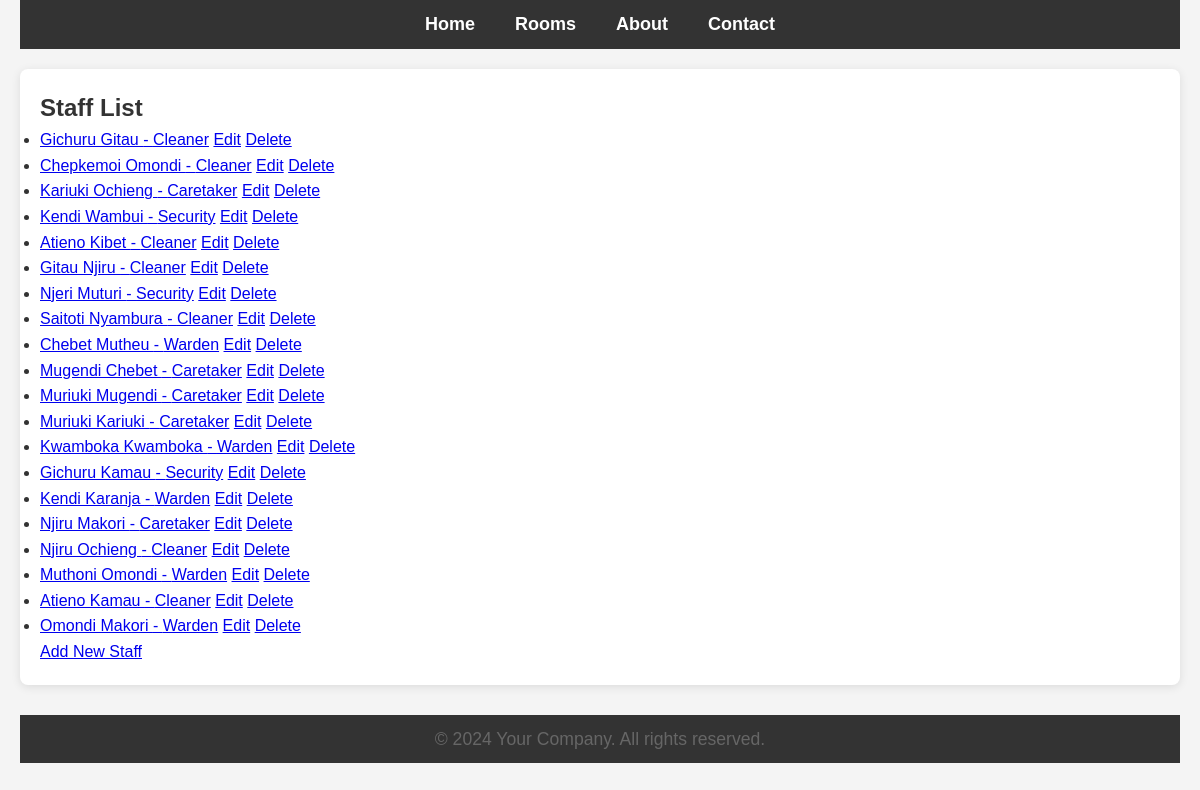
Page /staff/ on the committed database.
### main/models.py (models this page shows, shortened)
class Staff(models.Model):
    ROLE_CHOICES = [
        ('Warden', 'Warden'),
        ('Caretaker', 'Caretaker'),
        ('Cleaner', 'Cleaner'),
        ('Security', 'Security'),
    ]
    name = models.CharField(max_length=100)
    email = models.EmailField(unique=True)
    phone_number = models.CharField(max_length=15)
    role = models.CharField(max_length=20, choices=ROLE_CHOICES)
    hostel = models.ForeignKey(Hostel, on_delete=models.CASCADE)

### main/views.py (the view)
# urls.py: path('staff/', views.staff_list, name='staff_list'),
def staff_list(request):
    staff_members = Staff.objects.all()
    return render(request, 'staff/list.html', {'staff_members': staff_members})

### templates/staff/list.html
{% extends "base.html" %}
{% block content %}
  <h2>Staff List</h2>
  <ul>
    {% for staff in staff_members %}
      <li>
        <a href="{% url 'staff_detail' staff.id %}">{{ staff.name }} - {{ staff.role }}</a>
        <a href="{% url 'update_staff' staff.id %}">Edit</a>
        <a href="{% url 'delete_staff' staff.id %}">Delete</a>
      </li>
    {% endfor %}
  </ul>
  <a href="{% url 'create_staff' %}">Add New Staff</a>
{% endblock %}

### static/css/styles.css (style rules this page uses)
* { margin: 0; padding: 0; box-sizing: border-box; }
body { font-family: Arial, sans-serif; line-height: 1.6; background-color: #f4f4f4; color: #333; padding: 0 20px; }

### rows in the picture
Staff: name "Gichuru Gitau", role "Cleaner"
Staff: name "Chepkemoi Omondi", role "Cleaner"
Staff: name "Kariuki Ochieng", role "Caretaker"
Staff: name "Kendi Wambui", role "Security"
Staff: name "Atieno Kibet", role "Cleaner"
Staff: name "Gitau Njiru", role "Cleaner"
Staff: name "Njeri Muturi", role "Security"
Staff: name "Saitoti Nyambura", role "Cleaner"
Staff: name "Chebet Mutheu", role "Warden"
Staff: name "Mugendi Chebet", role "Caretaker"
Staff: name "Muriuki Mugendi", role "Caretaker"
Staff: name "Muriuki Kariuki", role "Caretaker"
Staff: name "Kwamboka Kwamboka", role "Warden"
Staff: name "Gichuru Kamau", role "Security"
Staff: name "Kendi Karanja", role "Warden"
Staff: name "Njiru Makori", role "Caretaker"
Staff: name "Njiru Ochieng", role "Cleaner"
Staff: name "Muthoni Omondi", role "Warden"
Staff: name "Atieno Kamau", role "Cleaner"
Staff: name "Omondi Makori", role "Warden"
